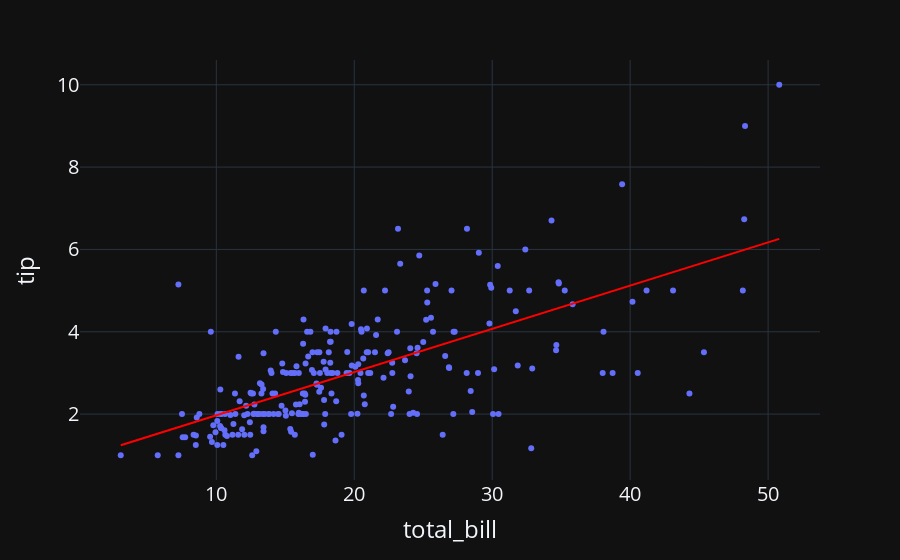

The cell this chart's notebook holds for it:
### Markdown cell above
### Using Plotly

### Code cell
#create the plot
fig = px.scatter(data, x = "total_bill", y = "tip", trendline = "ols", trendline_color_override="red")
fig.update_layout(font_size = 20)

### Figure 1 — Plotly figure (JSON) as saved in the notebook; plotly's stock layout.template omitted (floating-point values rounded to 4 significant figures; data arrays with more than 128 entries replaced by an {"elided": "..."} marker saying what was removed)
{"data": [{"hovertemplate": "total_bill=%{x}<br>tip=%{y}<extra></extra>", "legendgroup": "", "marker": {"color": "#636efa", "symbol": "circle"}, "mode": "markers", "name": "", "orientation": "v", "showlegend": false, "x": {"elided": "244 float values"}, "xaxis": "x", "y": {"elided": "244 float values"}, "yaxis": "y", "type": "scatter"}, {"hovertemplate": "<b>OLS trendline</b><br>tip = 0.105025 * total_bill + 0.92027<br>R<sup>2</sup>=0.456617<br><br>total_bill=%{x}<br>tip=%{y} <b>(trend)</b><extra></extra>", "legendgroup": "", "line": {"color": "red"}, "marker": {"color": "#636efa", "symbol": "circle"}, "mode": "lines", "name": "", "showlegend": false, "x": {"elided": "244 float values"}, "xaxis": "x", "y": {"elided": "244 float values"}, "yaxis": "y", "type": "scatter"}], "layout": {"xaxis": {"anchor": "y", "domain": [0.0, 1.0], "title": {"text": "total_bill"}}, "yaxis": {"anchor": "x", "domain": [0.0, 1.0], "title": {"text": "tip"}}, "legend": {"tracegroupgap": 0}, "margin": {"t": 60}, "font": {"size": 20}}}
